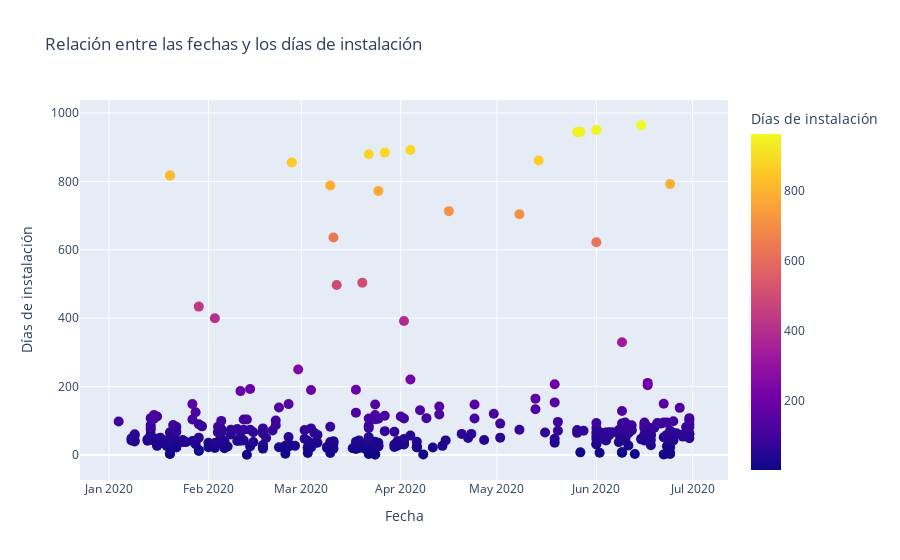

The notebook cell this image was saved under:
### Code cell
#Creamos un gráfico para analizar la relación entre fechas y días de instalación dentro de un periodo
import plotly.express as px
# Crear el gráfico interactivo utilizando Plotly
fig = px.scatter(Periodo_1, x='created_at', y='installation_speed', color='installation_speed',
                 labels={'created_at': 'Fecha', 'installation_speed': 'Días de instalación', 'lead_id': 'ID'},
                 title='Relación entre las fechas y los días de instalación')

# Configurar la apariencia del gráfico
fig.update_traces(marker=dict(size=10))

# Mostrar el gráfico interactivo
fig.show()

### Figure 1 — Plotly figure (JSON) as saved in the notebook; plotly's stock layout.template omitted (floating-point values rounded to 4 significant figures; data arrays with more than 128 entries replaced by an {"elided": "..."} marker saying what was removed)
{"data": [{"hovertemplate": "Fecha=%{x}<br>Días de instalación=%{marker.color}<extra></extra>", "legendgroup": "", "marker": {"color": {"elided": "372 int values"}, "coloraxis": "coloraxis", "size": 10, "symbol": "circle"}, "mode": "markers", "name": "", "orientation": "v", "showlegend": false, "type": "scatter", "x": {"elided": "372 str values"}, "xaxis": "x", "y": {"elided": "372 int values"}, "yaxis": "y"}], "layout": {"coloraxis": {"colorbar": {"title": {"text": "Días de instalación"}}, "colorscale": [[0, "#0d0887"], [0.1111, "#46039f"], [0.2222, "#7201a8"], [0.3333, "#9c179e"], [0.4444, "#bd3786"], [0.5556, "#d8576b"], [0.6667, "#ed7953"], [0.7778, "#fb9f3a"], [0.8889, "#fdca26"], [1, "#f0f921"]]}, "legend": {"tracegroupgap": 0}, "title": {"text": "Relación entre las fechas y los días de instalación"}, "xaxis": {"anchor": "y", "domain": [0, 1], "title": {"text": "Fecha"}}, "yaxis": {"anchor": "x", "domain": [0, 1], "title": {"text": "Días de instalación"}}}}
